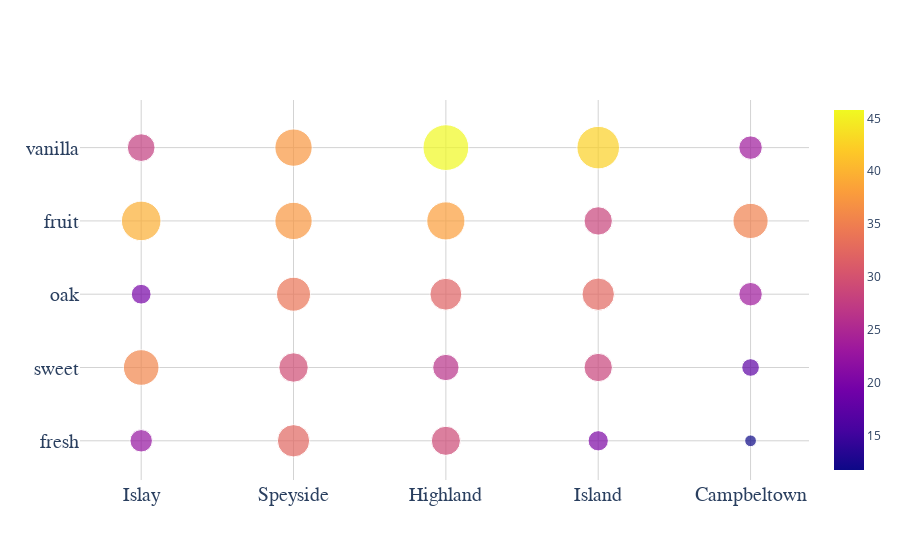

Source (notebook cell):
### Code cell
import plotly.graph_objects as go

reg_short = [reg[:-7] for reg in regions]

x = reg_short * 5
y = ['fresh'] * len(regions) + ['sweet'] * len(regions) + ['oak'] * len(regions) + ['fruit'] * len(regions) + ['vanilla'] * len(regions)
m_sizes = [2000 * (region_nose_dict[reg]['fresh'] / len(region_nose_words[reg])) for reg in regions]
m_sizes += [2000 * (region_nose_dict[reg]['sweet'] / len(region_nose_words[reg])) for reg in regions]
m_sizes += [2000 * (region_nose_dict[reg]['oak'] / len(region_nose_words[reg])) for reg in regions]
m_sizes += [2000 * (region_nose_dict[reg]['fruit'] / len(region_nose_words[reg])) for reg in regions]
m_sizes += [2000 * (region_nose_dict[reg]['vanilla'] / len(region_nose_words[reg])) for reg in regions]


layout = go.Layout(
    paper_bgcolor='white', plot_bgcolor='white'
)

fig = go.Figure(data=[go.Scatter(x=x, y=y, mode='markers',
    marker=dict(color=m_sizes, size=m_sizes, showscale=True)
)], layout=layout)

fig.update_xaxes(tickfont=dict(family='Arial', size=20), gridcolor='lightgray')
fig.update_yaxes(tickfont=dict(family='Arial', size=20), gridcolor='lightgray')

#fig.update_layout(height=400, width=1200, title_text="Subplots")

fig.show()

### Figure 1 — Plotly figure (JSON) as saved in the notebook; plotly's stock layout.template omitted (floating-point values rounded to 4 significant figures)
{"data": [{"marker": {"color": [22.43, 32.32, 29.14, 20.26, 11.73, 35.62, 29.42, 26.36, 28.37, 17.6, 19.79, 33.98, 31.91, 32.42, 23.46, 39.58, 37.3, 38.15, 28.37, 35.19, 27.7, 37.3, 45.79, 42.55, 23.46], "showscale": true, "size": [22.43, 32.32, 29.14, 20.26, 11.73, 35.62, 29.42, 26.36, 28.37, 17.6, 19.79, 33.98, 31.91, 32.42, 23.46, 39.58, 37.3, 38.15, 28.37, 35.19, 27.7, 37.3, 45.79, 42.55, 23.46]}, "mode": "markers", "type": "scatter", "x": ["Islay", "Speyside", "Highland", "Island", "Campbeltown", "Islay", "Speyside", "Highland", "Island", "Campbeltown", "Islay", "Speyside", "Highland", "Island", "Campbeltown", "Islay", "Speyside", "Highland", "Island", "Campbeltown", "Islay", "Speyside", "Highland", "Island", "Campbeltown"], "y": ["fresh", "fresh", "fresh", "fresh", "fresh", "sweet", "sweet", "sweet", "sweet", "sweet", "oak", "oak", "oak", "oak", "oak", "fruit", "fruit", "fruit", "fruit", "fruit", "vanilla", "vanilla", "vanilla", "vanilla", "vanilla"]}], "layout": {"paper_bgcolor": "white", "plot_bgcolor": "white", "xaxis": {"gridcolor": "lightgray", "tickfont": {"family": "Arial", "size": 20}}, "yaxis": {"gridcolor": "lightgray", "tickfont": {"family": "Arial", "size": 20}}}}
